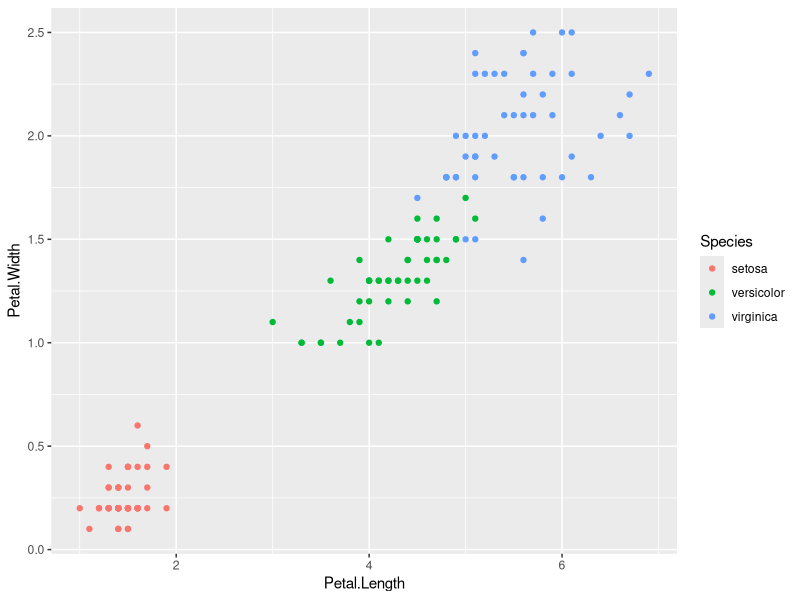
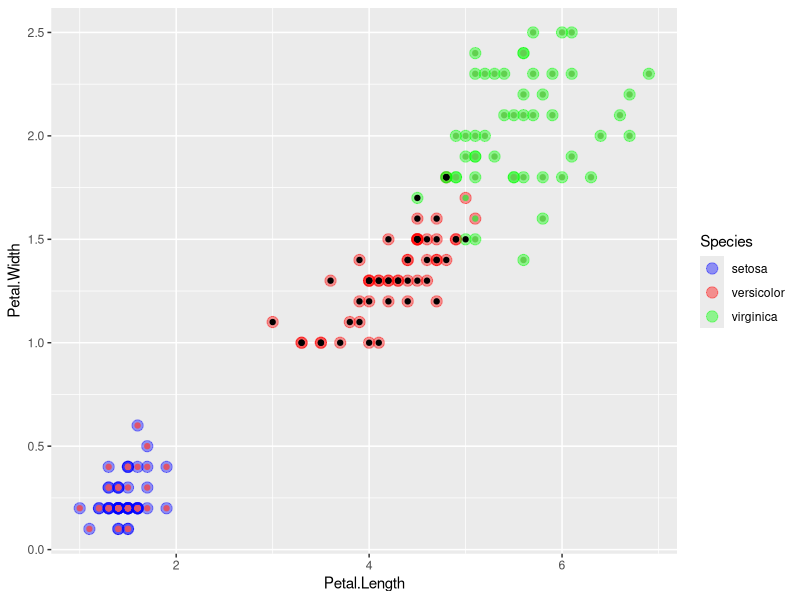
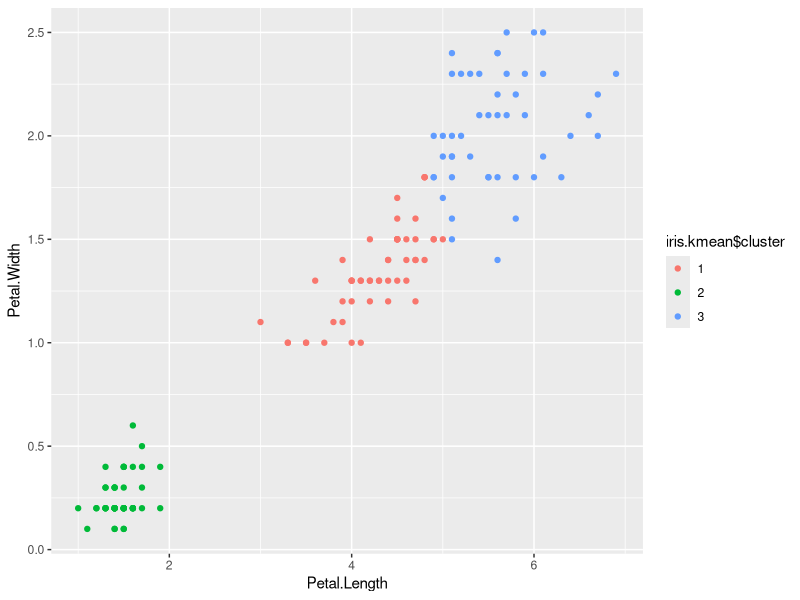
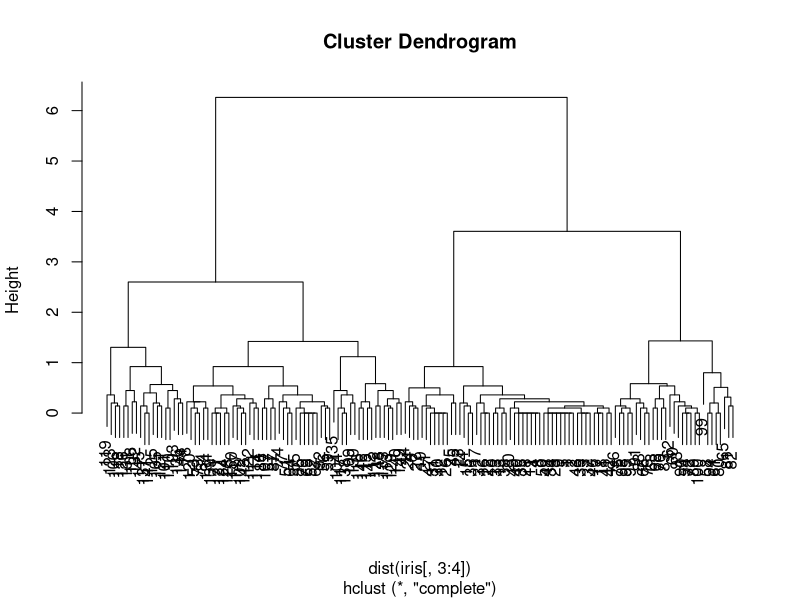
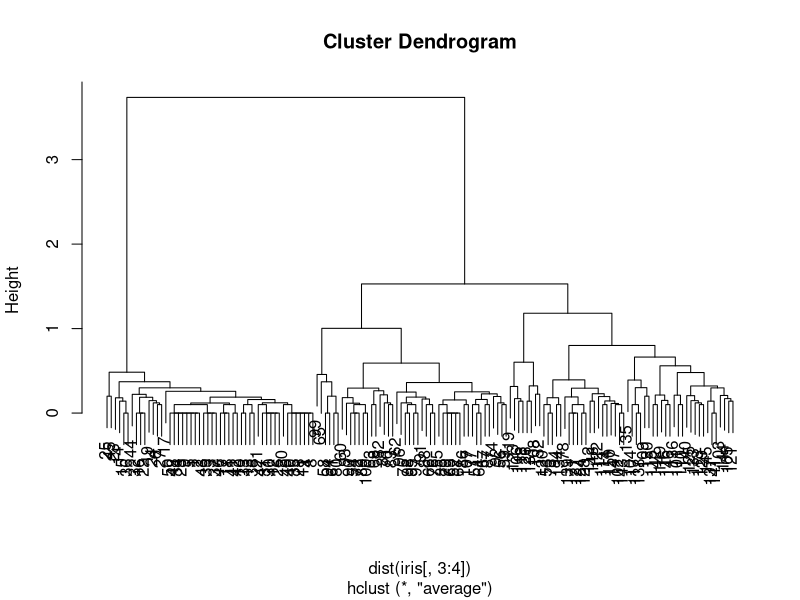
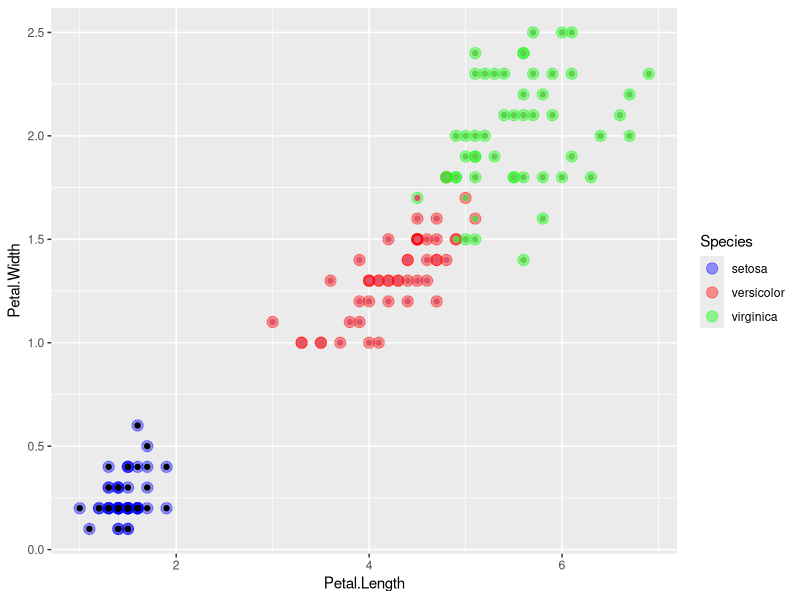

R code for these plots, in order:
# STAT / CES 542, Fall 2016
# This is the R code for lecture note Unsupervised


library(datasets)

# the famous iris data 

head(iris)
library(ggplot2)
ggplot(iris, aes(Petal.Length, Petal.Width, color = Species)) + geom_point()

# k mean clustering

iris.kmean <- kmeans(iris[, 3:4], centers = 3, nstart = 20, trace = TRUE) 

# the center of each class
iris.kmean$centers

# the within cluster variation 
iris.kmean$withinss

# the between cluster variation 
iris.kmean$betweenss

# plot the fitted clusters 

iris.kmean$cluster <- as.factor(iris.kmean$cluster)

ggplot(iris, aes(Petal.Length, Petal.Width, color = Species)) + 
		geom_point(alpha = 0.4, size = 3.5) + # true cluster 
		geom_point(col = iris.kmean$cluster) + # fitted cluster 
		scale_color_manual(values = c('blue', 'red', 'green'))
		
		
ggplot(iris, aes(Petal.Length, Petal.Width, color = iris.kmean$cluster)) + geom_point()


# hierarchical clustering
# the default is a complete link
# the dist() function computes pairwise distance using euclidean norm

iris.hclust <- hclust(dist(iris[, 3:4]), method = "complete")
plot(iris.hclust)

# choose a cutoff for the tree

hclust.cut <- cutree(iris.hclust, 3)
table(hclust.cut , iris$Species)

# use average link

iris.hclust <- hclust(dist(iris[, 3:4]), method = 'average')
plot(iris.hclust)

hclust.cut <- cutree(iris.hclust, 3)
table(hclust.cut , iris$Species)

ggplot(iris, aes(Petal.Length, Petal.Width, color = Species)) + 
		geom_point(alpha = 0.4, size = 3.5) + # true cluster 
		geom_point(col = hclust.cut) + # fitted cluster 
		scale_color_manual(values = c('blue', 'red', 'green'))




